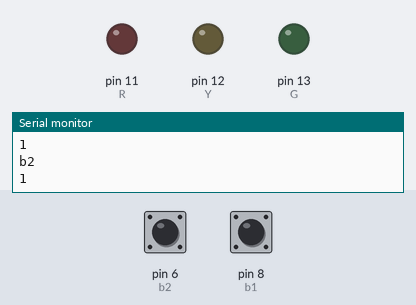
Bench run of a sketch on a simulated Arduino Uno, built with avr-gcc and run on an emulated ATmega328P. Parts: output pins drawn as LEDs (lit = HIGH), the last lines printed to the serial monitor. The test bench sets the inputs (shaded band); at power-on: pin 8 (b1) HIGH, pin 6 (b2) HIGH.

Above: at 1.8 s.
1.9 s: pin 8 (b1) pulled LOW for 0.4 s
At 2.4 s:
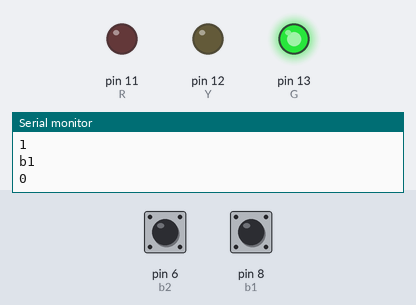
4.5 s: pin 6 (b2) pulled LOW for 1 s
At 5.8 s:
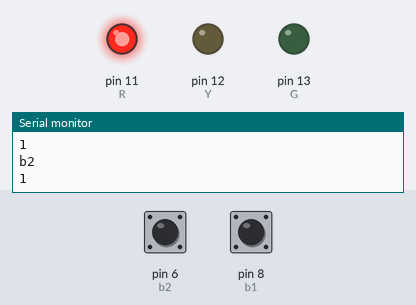
7.5 s: pin 6 (b2) pulled LOW for 3.2 s
At 11.8 s:
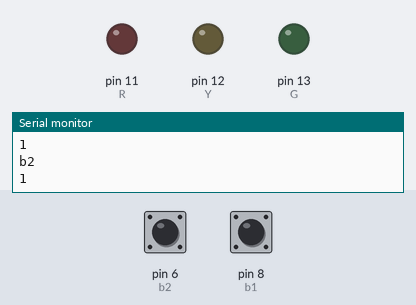
12.5 s: pin 8 (b1) pulled LOW for 3.2 s
At 13.3 s:
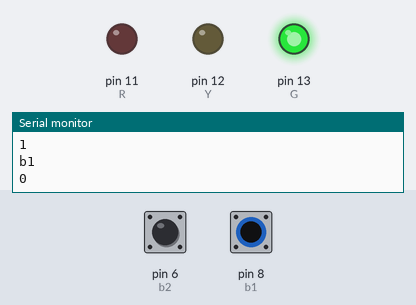
17.5 s: pin 6 (b2) driven LOW and pin 8 (b1) driven LOW
At 18.4 s:
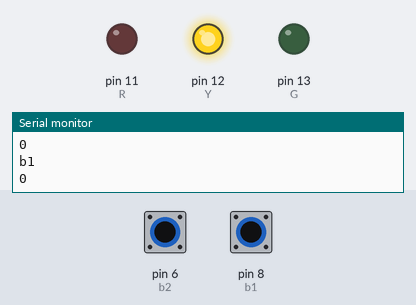
19.5 s: pin 6 (b2) driven HIGH
At 21.1 s:
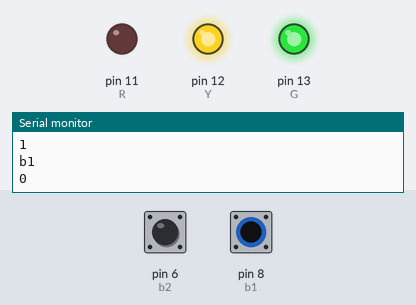
Timing chart, 0 to 22.5 s (numbered marks = the images above; inputs shaded):
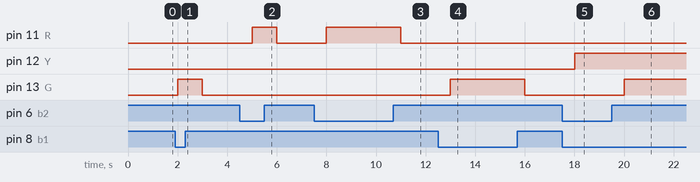

The sketch:

proj_1.ino
```cpp
int G = 13;
int Y = 12;
int R = 11;
int b1 = 8;
int b2 = 6;

void setup() {
  // put your setup code here, to run once:
  pinMode(G, OUTPUT);
  pinMode(Y, OUTPUT);
  pinMode(R, OUTPUT);
  pinMode(b1, INPUT_PULLUP);
  pinMode(b2, INPUT_PULLUP);
  Serial.begin(9600);
}

void loop() {
  // put your main code here, to run repeatedly:
  Serial.println("b1");
  Serial.println(digitalRead(b1));
  delay(500);
  Serial.println("b2");
  Serial.println(digitalRead(b2));
  delay(500);

  if (digitalRead(b1) == 0 && digitalRead(b2) == 0) {
    digitalWrite(Y, HIGH);
  } else if (digitalRead(b1) == 0) {
    digitalWrite(G, HIGH);
  } else if (digitalRead(b2) == 0) {
    digitalWrite(R, HIGH);

  } else {
    digitalWrite(Y, LOW);
    digitalWrite(G, LOW);
    digitalWrite(R, LOW);
  }
}
```

Measured:
- after the input at 1.9 s, pin 13 (G): LOW → HIGH after 0.10 s, → LOW 1.0 s later
- after the input at 4.5 s, pin 11 (R): LOW → HIGH after 0.50 s, → LOW 1.0 s later
- after the input at 7.5 s, pin 11 (R): LOW → HIGH after 0.50 s, → LOW 3.0 s later
- after the input at 12.5 s, pin 13 (G): LOW → HIGH after 0.50 s, → LOW 3.0 s later
- after the input at 17.5 s, pin 12 (Y): LOW → HIGH after 0.51 s
- after the input at 19.5 s, pin 13 (G): LOW → HIGH after 0.51 s
